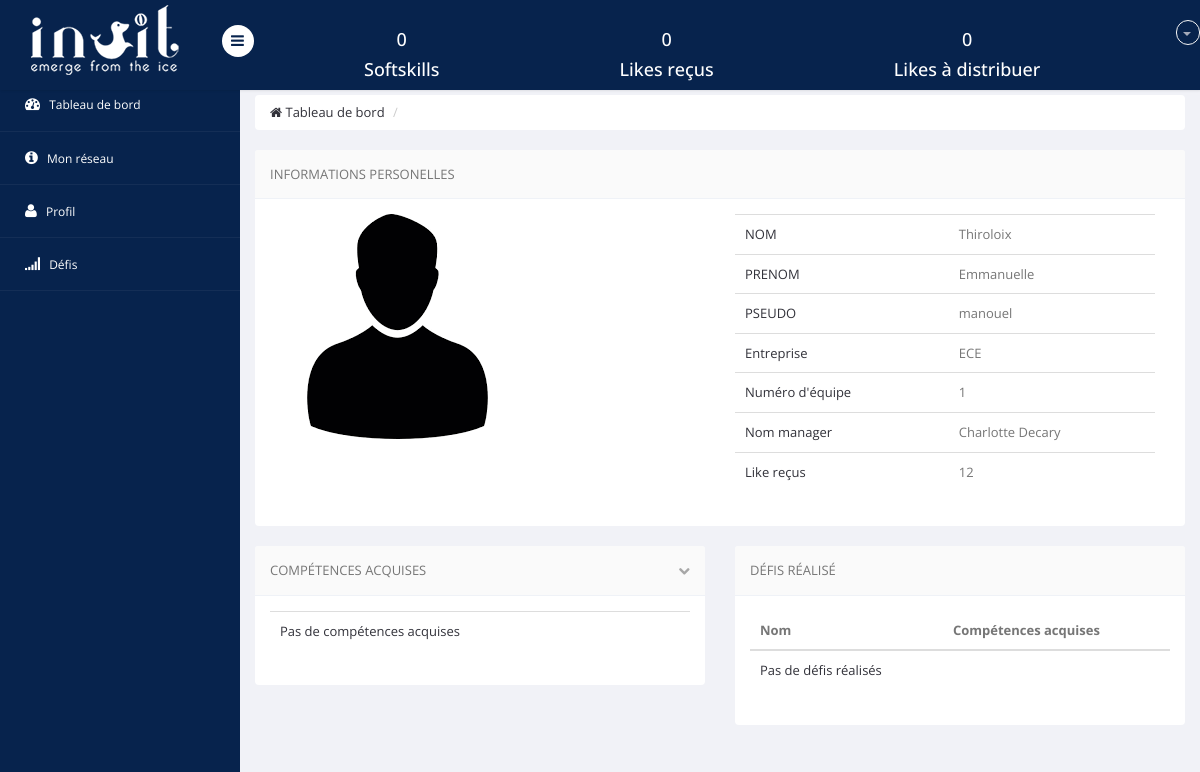
Page /profil_info.php?id=19 (signed in) on the committed database.
### tables this page shows
CREATE TABLE `informations` (
  `id` int(10) NOT NULL,
  `likes_recus` int(11) NOT NULL,
  `likes_distrib` int(11) NOT NULL DEFAULT '0',
  `defis_realises` varchar(255) NOT NULL,
  `defis_en_cours` varchar(255) NOT NULL,
  `defis_non_realises` varchar(255) NOT NULL,
  `defis_en_attente` varchar(255) NOT NULL,
  `entreprise` text NOT NULL,
  `equipe` int(11) NOT NULL,
  `type` set('employe','administrateur','manager') NOT NULL,
  `prenom` text NOT NULL,
  `nom` text NOT NULL,
  `competences` varchar(255) NOT NULL,
  `photo` varchar(100) NOT NULL DEFAULT 'user.png',
  `username` varchar(10) NOT NULL,
  `password` varchar(30) NOT NULL,
  `competences_acquises` varchar(255) NOT NULL
);

### profil_info.php (the view, shortened to what this page needs)
<?php
require 'include/functions.php';
include("include/header.inc.php");
include("include/menu_haut.inc.php");
include("include/menu_gauche.inc.php");
$id=$_GET['id'];
require_once 'include/db.php';
$req=$pdo->prepare('SELECT * FROM informations WHERE id = ?');
      $req->execute([$id]);
      $mec=$req->fetch();
$req=$pdo->prepare('SELECT * FROM informations WHERE (entreprise=? AND equipe=? AND type=?)');
$req->execute([$mec->entreprise,$mec->equipe,"manager"]);
$manager=$req->fetch();
$req=$pdo->prepare('SELECT * FROM informations WHERE id = ?');
      $req->execute([$_SESSION['auth']->id]);
      $moi=$req->fetch();
$like_a_distrib=$moi->likes_distrib;
?>
  <body>
    <section id="main-content">
        <section class="wrapper">
        <div class="row">
                <div class="col-md-12">
                    <ul class="breadcrumb">
                        <li><a href="tableau_de_bord.php"><i class="fa fa-home"></i> Tableau de bord</a></li>
                        <li class="active"></li>
                    </ul>
                </div>
            </div>
            <div class="row">
              <div class="col-lg-12">
                <section class="panel">
                  <header class="panel-heading">
                    Informations personelles
                  </header>
                  <div class="panel-body">
                    <div class="col-lg-6">
                        <table class="table">
                            <tr>
                                  <img src=<?php echo("images/".$mec->photo)?> alt="">
                                  <br>
                                  <br>
                            </tr>
                        </table>
                    </div>
                    <div class="col-lg-6">
                        <table class="table">
                            <tr>
                                <td><a href="#">NOM</a></td>
                                <td>
                                    <?php echo($mec->nom)?>
                                </td>
                            </tr>
                            <tr>
                                <td><a href="#">PRENOM</a></td>
                                <td>
                                    <?php echo($mec->prenom)?>
                                </td>
                            </tr>
                            <tr>
                                <td><a href="#">PSEUDO</a></td>
                                <td><?php echo($mec->username)?>
                                </td>
                            </tr>
                            <tr>
                                <td><a href="#">Entreprise</a></td>
                                <td><?php echo($mec->entreprise)?>
                                </td>
                            </tr>
                            <tr>
                                <td><a href="#">Numéro d'équipe</a></td>
                                <td><?php echo($mec->equipe)?>
                                </td>
                            </tr>
                            <tr>
                                <td><a href="#">Nom manager</a></td>
                                <td><?php echo($manager->prenom.' '.$manager->nom)?>
                                </td>
                            </tr>
                            <tr>
                                <td><a href="#">Like reçus</a></td>
                                <td><?php echo($mec->likes_recus)?>
                                </td>
                            </tr>
                        </table>
                    </div>
                </div>
                 </section>
              </div>
            <div class="col-lg-6">
                <section class="panel">
                    <header class="panel-heading">
                        Compétences Acquises
                        <span class="tools pull-right">
                            <a href="javascript:;" class="fa fa-chevron-down"></a>
                         </span>
                    </header>
                    <div class="panel-body">
                        <table class="table  table-hover general-table">
                            <tbody>
                                    <?php $competences=$mec->competences_acquises;
                                    $comp=explode(",", $competences);
                                     if(!empty($competences)){
                                     foreach($comp as $c): ?>
                                       <tr>
                                       <td><a ><?php echo $c; ?></a></td>
                                        </tr>
                                    <?php endforeach;
                                    }
                                    else{?>
                                    <tr>
                                       <td><a >Pas de compétences acquises</a></td>
                                        </tr>
                                    <?php }?>
                                </tbody>
                        </table>
                    </div>
                </section>
            </div>
    <div class="col-lg-6">
                <section class="panel">
                    <header class="panel-heading">
                        Défis réalisé
                    </header>
                    <div class="panel-body">
                        <table class="table  table-hover general-table">
                            <thead>
                            <tr>
                                <th> Nom</th>                                <th>Compétences acquises</th>
                            </tr>
                            </thead>
                           <tbody>
                                <?php
                                $defis=$mec->defis_realises;
                                if(!empty($defis)){
                                    $int=explode(",", $defis);
                                    foreach($int as $def):
                                        $req=$pdo->prepare('SELECT * FROM defis WHERE id=?');
                                        $req->execute([$def]);
                                        $mon_def=$req->fetch();
                                        ?><tr>
                                          <td><a ><?php echo $mon_def->nom; ?></a></td>
                                          <td><a ><?php echo $mon_def->competences_acquises; ?></a></td>
                                          <?php if($like_a_distrib !='0'){?>
                                            <td><a href=<?php echo("liker_defis.php?id=".$id); ?>><i class="fa fa-thumbs-up"></i></a></td>
                                            <?php }?>
                                          </tr>
                                          <?php
                                    endforeach;
                                }else{?>
                                    <tr>
                                       <td><a >Pas de défis réalisés</a></td>
                                    </tr><?php
                                }?>
                            </tbody>
                        </table>
                    </div>
                </section>
            </div>
        </section>
    </section>
</section>
  </body>
</html>

### include/header.inc.php (shortened to what this page needs)
<!DOCTYPE html>
<html lang="en">
<head>
    <link href="css/bootstrap.min.css" rel="stylesheet">
    <link href="css/bootstrap-reset.css" rel="stylesheet">
    <link href="css/font-awesome/css/font-awesome.min.css" rel="stylesheet" />
    <link href="css/style.css" rel="stylesheet">
    <link href="css/style-responsive.css" rel="stylesheet" />
</head>

### include/menu_haut.inc.php (shortened to what this page needs)
<?php
require_once 'include/db.php';
    $req=$pdo->prepare('SELECT * FROM informations WHERE id = ?');
    $req->execute([$_SESSION['auth']->id]);
    $moi=$req->fetch();
    $nb_like_distrib=$moi->likes_distrib;
    $nb_like_recus=$moi->likes_recus;
    if($nb_like_recus==''){
        $nb_like_recus='0';
    }
    if($nb_like_distrib==''){
        $nb_like_distrib='0';
    }
    $competences=$moi->competences_acquises;
    if($competences!=''){
        $array_comp=explode(',', $competences);
        $nb_comp=count($array_comp);
    }
    else $nb_comp='0';
?>
<section id="container" >
<header class="header fixed-top clearfix">
<div class="brand">
      <a href="tableau_de_bord.php" class="logo">
      <img src="images/logo_inuit.png" alt="">
    </a>
    <div class="sidebar-toggle-box">
        <div class="fa fa-bars"></div>
    </div>
</div>
<div class="top-nav clearfix">
 <ul class="nav pull-left top-menu1">
<h4><?php echo $nb_comp ?></h4>
<h4>Softskills</h4>
</ul>
<ul class="nav pull-left top-menu2">
<h4><?php echo $nb_like_recus ?></h4>
<h4>Likes reçus </h4>
</ul>
<ul class="nav pull-left top-menu3">
<h4><?php echo $nb_like_distrib ?></h4>
<h4>Likes à distribuer</h4>
</ul>
    <ul class="nav pull-right top-menu">
        <li class="dropdown">
            <a data-toggle="dropdown" class="dropdown-toggle" href="modification_information.php">
                <b class="caret"></b>
            </a>
        </li>
    </ul>
</div>
</header>

### include/menu_gauche.inc.php (shortened to what this page needs)
<?php
      $page = $_SERVER['REQUEST_URI'];
      $page = str_replace("/projet-ppe/", "",$page);
?>
<aside>
    <div id="sidebar" class="nav-collapse">
                    <div class="leftside-navigation">
            <ul class="sidebar-menu" id="nav-accordion">
            <li>
                <a href="tableau_de_bord.php" <?php if($page == "tableau_de_bord.php" ){echo 'class="active"';} ?>>
                    <i class="fa fa-dashboard"></i>
                    <span>Tableau de bord</span>
                </a>
            </li>
            <li class="sub-menu">
                <a href="liste_connexion.php" <?php if($page == "liste_connexion.php"){echo 'class="active"';} ?>>
                    <i class="fa fa-info-circle"></i>
                    <span>Mon réseau</span>
                </a>
            </li>
            <li class="sub-menu">
                <a href="javascript:;" <?php if($page == "modification_information.php" || $page=="modification_information_modif.php" || $page=="modification_information_competences.php"){echo 'class="active"';} ?>>
                    <i class="fa fa-user"></i>
                    <span>Profil</span>
                </a>
            </li>
            <li class="sub-menu">
                <a href="javascript:;" <?php if($page == "defis_en_cours.php" || $page=="defis_en_attente.php" || $page=="defis_realises.php"){echo 'class="active"';} ?>>
                    <i class="fa fa-signal"></i>
                    <span>Défis</span>
                </a>
            </li>
        </ul></div>
    </div>
</aside>

### rows in the picture
informations: photo (placeholder picture), nom "Thiroloix", prenom "Emmanuelle", username "manouel", entreprise "ECE", equipe "1", likes_recus "12"
informations: prenom "Charlotte", nom "Decary"

### other values in the picture
$nb_comp "0"
$nb_like_recus "0"
$nb_like_distrib "0"
